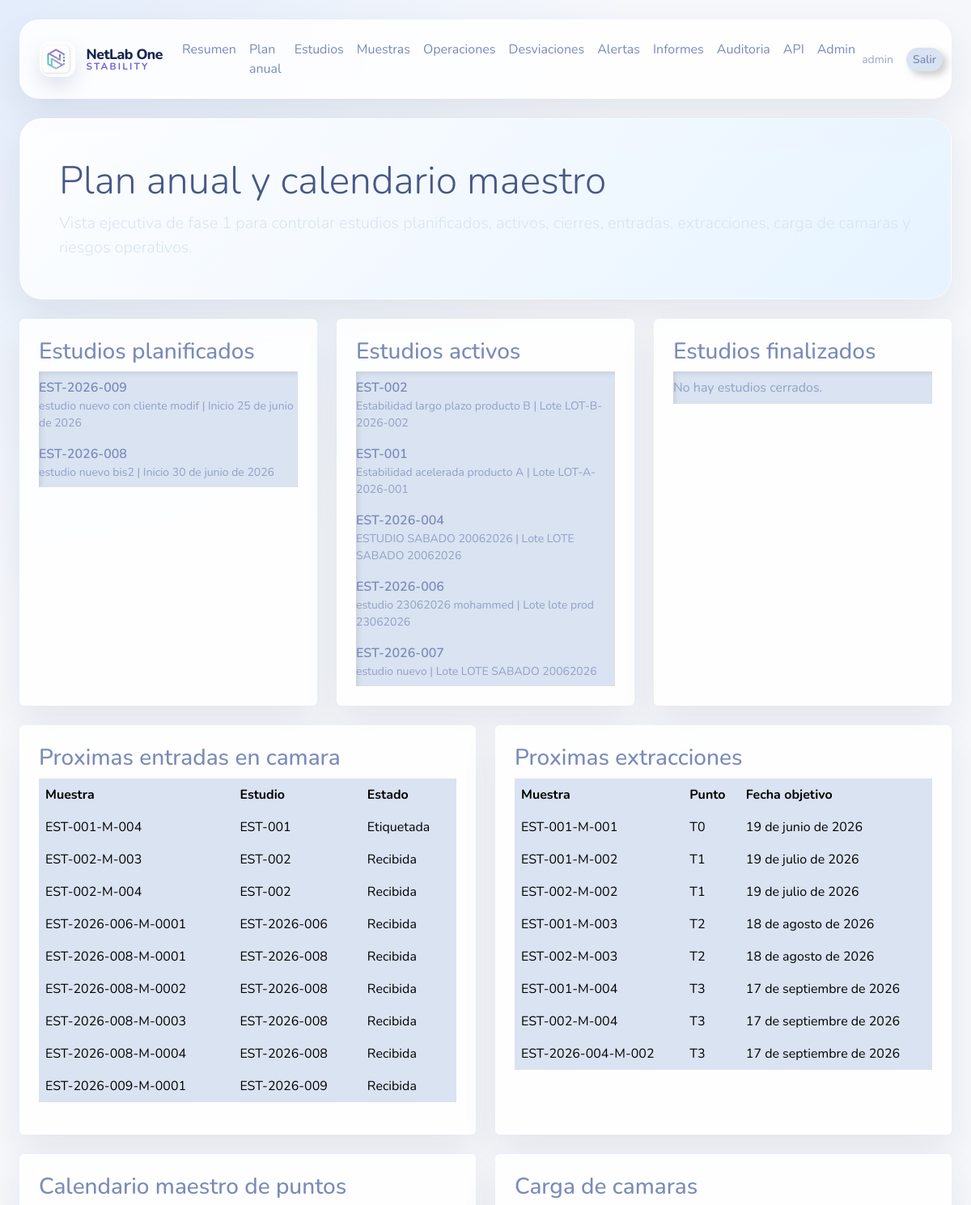
Screenshot of /app/annual-plan/ (signed in, upper part) with the database file from the repository.
### users/models.py (models this page shows, shortened)
class User(AbstractUser):
    class UserType(models.TextChoices):
        INTERNAL = 'internal', 'Internal'
        CLIENT = 'client', 'Client'
    class LanguageCode(models.TextChoices):
        ESP = 'ESP', 'Espanol'
        ENG = 'ENG', 'Ingles'
        FRA = 'FRA', 'Frances'
        POR = 'POR', 'Portugues'
        ITA = 'ITA', 'Italiano'
    company_code = models.CharField(max_length=50, blank=True)
    contact_code = models.CharField(max_length=50, blank=True)
    address_code = models.CharField(max_length=50, blank=True)
    language_code = models.CharField(max_length=3, choices=LanguageCode.choices, default=LanguageCode.ESP)
    user_type = models.CharField(max_length=20, choices=UserType.choices, default=UserType.CLIENT)
    is_quality_admin = models.BooleanField(default=False)

### stability/models.py (models this page shows, shortened)
class TimeStampedModel(models.Model):
    created_at = models.DateTimeField(auto_now_add=True)
    updated_at = models.DateTimeField(auto_now=True)
    class Meta:
        abstract = True

class Study(TimeStampedModel):
    class Status(models.TextChoices):
        DRAFT = "draft", "Borrador"
        ACTIVE = "active", "Activo"
        CLOSED = "closed", "Cerrado"
    code = models.CharField(max_length=50, unique=True)
    title = models.CharField(max_length=255)
    client = models.ForeignKey("Client", related_name="studies", on_delete=models.SET_NULL, null=True, blank=True)
    product = models.ForeignKey(Product, related_name="studies", on_delete=models.PROTECT, null=True, blank=True)
    batch = models.ForeignKey(ProductBatch, related_name="studies", on_delete=models.PROTECT, null=True, blank=True)
    packaging = models.ForeignKey(
        PackagingConfiguration,
        related_name="studies",
        on_delete=models.SET_NULL,
        null=True,
        blank=True,
    )
    product_name = models.CharField(max_length=255)
    batch_number = models.CharField(max_length=100)
    packaging_description = models.CharField(max_length=255, blank=True)
    company_code = models.CharField(max_length=50)
    status = models.CharField(max_length=20, choices=Status.choices, default=Status.DRAFT)
    start_date = models.DateField()
    end_date = models.DateField(null=True, blank=True)
    class Meta:
        ordering = ["-created_at"]
        verbose_name = "Estudio de Estabilidad"
        verbose_name_plural = "Estudios de Estabilidad"

class Sample(TimeStampedModel):
    class Status(models.TextChoices):
        RECEIVED = "received", "Recibida"
        LABELLED = "labelled", "Etiquetada"
        IN_CHAMBER = "in_chamber", "En camara"
        EXTRACTED = "extracted", "Extraida"
        ANALYSED = "analysed", "Analizada"
        DESTROYED = "destroyed", "Destruida"
        BLOCKED = "blocked", "Bloqueada"
    study = models.ForeignKey(Study, related_name="samples", on_delete=models.CASCADE)
    reception = models.ForeignKey(SampleReception, related_name="samples", on_delete=models.SET_NULL, null=True, blank=True)
    sampling_point = models.ForeignKey(SamplingPoint, related_name="samples", on_delete=models.SET_NULL, null=True, blank=True)
    chamber = models.ForeignKey(Chamber, related_name="samples", on_delete=models.SET_NULL, null=True, blank=True)
    shelf = models.CharField(max_length=50, blank=True)
    tray = models.CharField(max_length=50, blank=True)
    container = models.CharField(max_length=50, blank=True)
    physical_position = models.CharField(max_length=50, blank=True)
    label_template = models.ForeignKey(
        LabelTemplate,
        related_name="samples",
        on_delete=models.SET_NULL,
        null=True,
        blank=True,
    )
    sample_code = models.CharField(max_length=100, unique=True)
    qr_code = models.CharField(max_length=255, blank=True)
    label_printed_at = models.DateTimeField(null=True, blank=True)
    quantity = models.PositiveIntegerField(default=1)
    current_stock = models.PositiveIntegerField(default=1)
    status = models.CharField(max_length=20, choices=Status.choices, default=Status.RECEIVED)
    received_at = models.DateTimeField(null=True, blank=True)
    placed_in_chamber_at = models.DateTimeField(null=True, blank=True)
    extracted_at = models.DateTimeField(null=True, blank=True)
    class Meta:
        verbose_name = "Muestra"
        verbose_name_plural = "Muestras"

class SamplingPoint(TimeStampedModel):
    study = models.ForeignKey(Study, related_name="sampling_points", on_delete=models.CASCADE)
    label = models.CharField(max_length=100)
    target_date = models.DateField()
    tolerance_days = models.PositiveIntegerField(default=0)
    recalculated_date = models.DateField(null=True, blank=True)
    class Meta:
        ordering = ["target_date"]
        verbose_name = "Punto de Muestreo"
        verbose_name_plural = "Puntos de Muestreo"
    @property
    def effective_date(self):
        return self.recalculated_date or self.target_date

### stability/web_views.py (the view)
# urls.py: path('app/annual-plan/', annual_plan_view, name='web-annual-plan'),
@login_required
def annual_plan_view(request):
    active_studies = Study.objects.filter(status=Study.Status.ACTIVE).order_by("start_date", "code")
    planned_studies = Study.objects.filter(status=Study.Status.DRAFT).order_by("start_date", "code")
    closed_studies = Study.objects.filter(status=Study.Status.CLOSED).order_by("-updated_at", "code")
    upcoming_points = SamplingPoint.objects.select_related("study").order_by("recalculated_date", "target_date")[:20]
    upcoming_entries = Sample.objects.select_related("study").filter(
        status__in=[Sample.Status.RECEIVED, Sample.Status.LABELLED]
    ).order_by("created_at")[:20]
    upcoming_extractions = Sample.objects.select_related("study", "sampling_point").filter(
        sampling_point__isnull=False,
        current_stock__gt=0,
    ).order_by("sampling_point__recalculated_date", "sampling_point__target_date")[:20]
    chamber_load = Chamber.objects.annotate(sample_count=Count("samples")).order_by("-sample_count", "code")
    open_alerts = StabilityAlert.objects.filter(status=StabilityAlert.Status.OPEN).order_by("due_date", "severity")[:20]
    deviations = ChamberDeviation.objects.select_related("chamber", "study").order_by("-detected_at")[:20]
    context = {
        "active_studies": active_studies,
        "planned_studies": planned_studies,
        "closed_studies": closed_studies,
        "upcoming_points": upcoming_points,
        "upcoming_entries": upcoming_entries,
        "upcoming_extractions": upcoming_extractions,
        "chamber_load": chamber_load,
        "open_alerts": open_alerts,
        "deviations": deviations,
        "today": timezone.localdate(),
    }
    return render(request, "web/annual_plan.html", context)

### audit/context.py (called while the page is built)
def set_audit_request(request):
    _audit_local.request = request

def clear_audit_request():
    if hasattr(_audit_local, "request"):
        delattr(_audit_local, "request")

### templates/web/annual_plan.html (shortened to what this page needs)
{% extends "base.html" %}
{% block content %}
<div class="hero glass p-4 p-lg-5 mb-4">
    <h1 class="display-5 mb-2">Plan anual y calendario maestro</h1>
    <p class="lead text-secondary mb-0">Vista ejecutiva de fase 1 para controlar estudios planificados, activos, cierres, entradas, extracciones, carga de camaras y riesgos operativos.</p>
</div>
<div class="row g-4 mb-4">
    <div class="col-lg-4">
        <div class="card glass border-0 h-100">
            <div class="card-body">
                <h3>Estudios planificados</h3>
                <ul class="list-group list-group-flush">
                    {% for study in planned_studies %}
                    <li class="list-group-item bg-transparent px-0">
                        <div class="fw-semibold">{{ study.code }}</div>
                        <div class="text-muted small">{{ study.title }} | Inicio {{ study.start_date }}</div>
                    </li>
                    {% empty %}
                    <li class="list-group-item bg-transparent px-0 text-muted">No hay estudios en borrador.</li>
                    {% endfor %}
                </ul>
            </div>
        </div>
    </div>
    <div class="col-lg-4">
        <div class="card glass border-0 h-100">
            <div class="card-body">
                <h3>Estudios activos</h3>
                <ul class="list-group list-group-flush">
                    {% for study in active_studies %}
                    <li class="list-group-item bg-transparent px-0">
                        <div class="fw-semibold">{{ study.code }}</div>
                        <div class="text-muted small">{{ study.title }} | Lote {{ study.batch_number }}</div>
                    </li>
                    {% empty %}
                    <li class="list-group-item bg-transparent px-0 text-muted">No hay estudios activos.</li>
                    {% endfor %}
                </ul>
            </div>
        </div>
    </div>
    <div class="col-lg-4">
        <div class="card glass border-0 h-100">
            <div class="card-body">
                <h3>Estudios finalizados</h3>
                <ul class="list-group list-group-flush">
                    {% for study in closed_studies %}
                    <li class="list-group-item bg-transparent px-0">
                        <div class="fw-semibold">{{ study.code }}</div>
                        <div class="text-muted small">{{ study.title }} | Fin {{ study.end_date|default:"-" }}</div>
                    </li>
                    {% empty %}
                    <li class="list-group-item bg-transparent px-0 text-muted">No hay estudios cerrados.</li>
                    {% endfor %}
                </ul>
            </div>
        </div>
    </div>
</div>
<div class="row g-4 mb-4">
    <div class="col-lg-6">
        <div class="card glass border-0 h-100">
            <div class="card-body">
                <h3>Proximas entradas en camara</h3>
                <div class="table-responsive">
                    <table class="table table-hover">
                        <tr><th>Muestra</th><th>Estudio</th><th>Estado</th></tr>
                        {% for sample in upcoming_entries %}
                        <tr>
                            <td>{{ sample.sample_code }}</td>
                            <td>{{ sample.study.code }}</td>
                            <td>{{ sample.get_status_display }}</td>
                        </tr>
                        {% empty %}
                        <tr><td colspan="3">No hay entradas pendientes.</td></tr>
                        {% endfor %}
                    </table>
                </div>
            </div>
        </div>
    </div>
    <div class="col-lg-6">
        <div class="card glass border-0 h-100">
            <div class="card-body">
                <h3>Proximas extracciones</h3>
                <div class="table-responsive">
                    <table class="table table-hover">
                        <tr><th>Muestra</th><th>Punto</th><th>Fecha objetivo</th></tr>
                        {% for sample in upcoming_extractions %}
                        <tr>
                            <td>{{ sample.sample_code }}</td>
                            <td>{{ sample.sampling_point.label|default:"-" }}</td>
                            <td>{{ sample.sampling_point.effective_date|default:"-" }}</td>
                        </tr>
                        {% empty %}
                        <tr><td colspan="3">No hay extracciones programadas.</td></tr>
                        {% endfor %}
                    </table>
                </div>
            </div>
        </div>
    </div>
</div>
<div class="row g-4 mb-4">
    <div class="col-lg-6">
        <div class="card glass border-0 h-100">
            <div class="card-body">
                <h3>Calendario maestro de puntos</h3>
            </div>
        </div>
    </div>
    <div class="col-lg-6">
        <div class="card glass border-0 h-100">
            <div class="card-body">
                <h3>Carga de camaras</h3>
            </div>
        </div>
    </div>
</div>
{% endblock %}

### templates/base.html (shortened to what this page needs)
{% load static %}
<!DOCTYPE html>
<html lang="es">
<head>
    <link rel="stylesheet" href="https://cdn.jsdelivr.net/npm/bootswatch@5.3.3/dist/morph/bootstrap.min.css">
</head>
<body>
    <div class="shell">
        {% if user.is_authenticated %}
        <nav class="navbar navbar-expand-lg glass topbar px-4 py-3 no-print">
            <div class="container-fluid px-0">
                <a class="navbar-brand brand-lockup fw-bold me-3" href="/">
                    <img class="brand-mark" src="{% static 'branding/netlabone-app-icon.png' %}" alt="NetLab One Stability">
                    <span class="brand-copy">
                        <span class="brand-name">NetLab One</span>
                        <span class="brand-subtitle">Stability</span>
                    </span>
                </a>
                <div class="collapse navbar-collapse" id="mainNav">
                    <ul class="navbar-nav me-auto mb-2 mb-lg-0">
                        <li class="nav-item"><a class="nav-link" href="/">Resumen</a></li>
                        <li class="nav-item"><a class="nav-link" href="/app/annual-plan/">Plan anual</a></li>
                        <li class="nav-item"><a class="nav-link" href="/app/studies/">Estudios</a></li>
                        <li class="nav-item"><a class="nav-link" href="/app/samples/">Muestras</a></li>
                        <li class="nav-item"><a class="nav-link" href="/app/operations/">Operaciones</a></li>
                        <li class="nav-item"><a class="nav-link" href="/app/deviations/">Desviaciones</a></li>
                        <li class="nav-item"><a class="nav-link" href="/app/alerts/">Alertas</a></li>
                        <li class="nav-item"><a class="nav-link" href="/app/reports/">Informes</a></li>
                        <li class="nav-item"><a class="nav-link" href="/app/audit/">Auditoria</a></li>
                        {% if request.user.is_superuser %}
                        <li class="nav-item"><a class="nav-link" href="/swagger/">API</a></li>
                        {% endif %}
                        {% if user.is_staff %}<li class="nav-item"><a class="nav-link" href="/admin/">Admin</a></li>{% endif %}
                    </ul>
                    <div class="d-flex align-items-center gap-3">
                        <span class="text-muted small">{{ user.username }}</span>
                        <form method="post" action="/logout/" class="m-0">
                            <button type="submit" class="btn btn-outline-secondary btn-sm rounded-pill">Salir</button>
                        </form>
                    </div>
                </div>
            </div>
        </nav>
        {% endif %}
        <main class="py-4">
            {% block content %}{% endblock %}
        </main>
    </div>
</body>
</html>

### templates/base.html (style rules this page uses)
body { background: radial-gradient(circle at top left, rgba(13,110,253,.08), transparent 25%), radial-gradient(circle at bottom right, rgba(214,51,132,.08), transparent 20%), #f5f7fb; min-height: 100vh; }
.shell { max-width: 1280px; margin: 0 auto; padding: 24px; }
.glass { background: rgba(255,255,255,.86); backdrop-filter: blur(14px); border: 1px solid rgba(255,255,255,.35); box-shadow: 0 20px 45px rgba(31,42,55,.08); }
.topbar { border-radius: 1.5rem; }
.brand-lockup { display: inline-flex; align-items: center; gap: .85rem; text-decoration: none; }
.brand-mark { width: 44px; height: 44px; object-fit: cover; border-radius: 14px; box-shadow: 0 12px 24px rgba(93, 109, 151, .18); }
.brand-copy { display: flex; flex-direction: column; line-height: 1.05; }
.brand-name { font-size: 1.1rem; font-weight: 800; color: #18264f; letter-spacing: -.03em; }
.brand-subtitle { font-size: .74rem; font-weight: 700; text-transform: uppercase; letter-spacing: .18em; color: #6f63d8; }
.hero { border-radius: 1.75rem; background: linear-gradient(135deg, rgba(255,255,255,.9), rgba(228,242,255,.9)); border: 1px solid rgba(255,255,255,.4); }
.table td, .table th { vertical-align: middle; }

### rows the page displays
User: username "admin"
Study: code "EST-2026-009", title "estudio nuevo con cliente modif", start_date "25 de junio de 2026"
Study: code "EST-2026-008", title "estudio nuevo bis2", start_date "30 de junio de 2026"
Study: code "EST-002", title "Estabilidad largo plazo producto B", batch_number "LOT-B-2026-002"
Study: code "EST-001", title "Estabilidad acelerada producto A", batch_number "LOT-A-2026-001"
Study: code "EST-2026-004", title "ESTUDIO SABADO 20062026", batch_number "LOTE SABADO 20062026"
Study: code "EST-2026-006", title "estudio 23062026 mohammed", batch_number "lote prod 23062026"
Study: code "EST-2026-007", title "estudio nuevo", batch_number "LOTE SABADO 20062026"
Sample: sample_code "EST-001-M-004", study.code "EST-001", status "Etiquetada", sampling_point.label "T3", sampling_point.effective_date "17 de septiembre de 2026"
Sample: sample_code "EST-002-M-003", study.code "EST-002", status "Recibida", sampling_point.label "T2", sampling_point.effective_date "18 de agosto de 2026"
Sample: sample_code "EST-002-M-004", study.code "EST-002", status "Recibida", sampling_point.label "T3", sampling_point.effective_date "17 de septiembre de 2026"
Sample: sample_code "EST-2026-006-M-0001", study.code "EST-2026-006", status "Recibida"
Sample: sample_code "EST-2026-008-M-0001", study.code "EST-2026-008", status "Recibida"
Sample: sample_code "EST-2026-008-M-0002", study.code "EST-2026-008", status "Recibida"
Sample: sample_code "EST-2026-008-M-0003", study.code "EST-2026-008", status "Recibida"
Sample: sample_code "EST-2026-008-M-0004", study.code "EST-2026-008", status "Recibida"
Sample: sample_code "EST-2026-009-M-0001", study.code "EST-2026-009", status "Recibida"
Sample: sample_code "EST-001-M-001", sampling_point.label "T0", sampling_point.effective_date "19 de junio de 2026"
Sample: sample_code "EST-001-M-002", sampling_point.label "T1", sampling_point.effective_date "19 de julio de 2026"
Sample: sample_code "EST-002-M-002", sampling_point.label "T1", sampling_point.effective_date "19 de julio de 2026"
Sample: sample_code "EST-001-M-003", sampling_point.label "T2", sampling_point.effective_date "18 de agosto de 2026"
Sample: sample_code "EST-2026-004-M-002", sampling_point.label "T3", sampling_point.effective_date "17 de septiembre de 2026"
